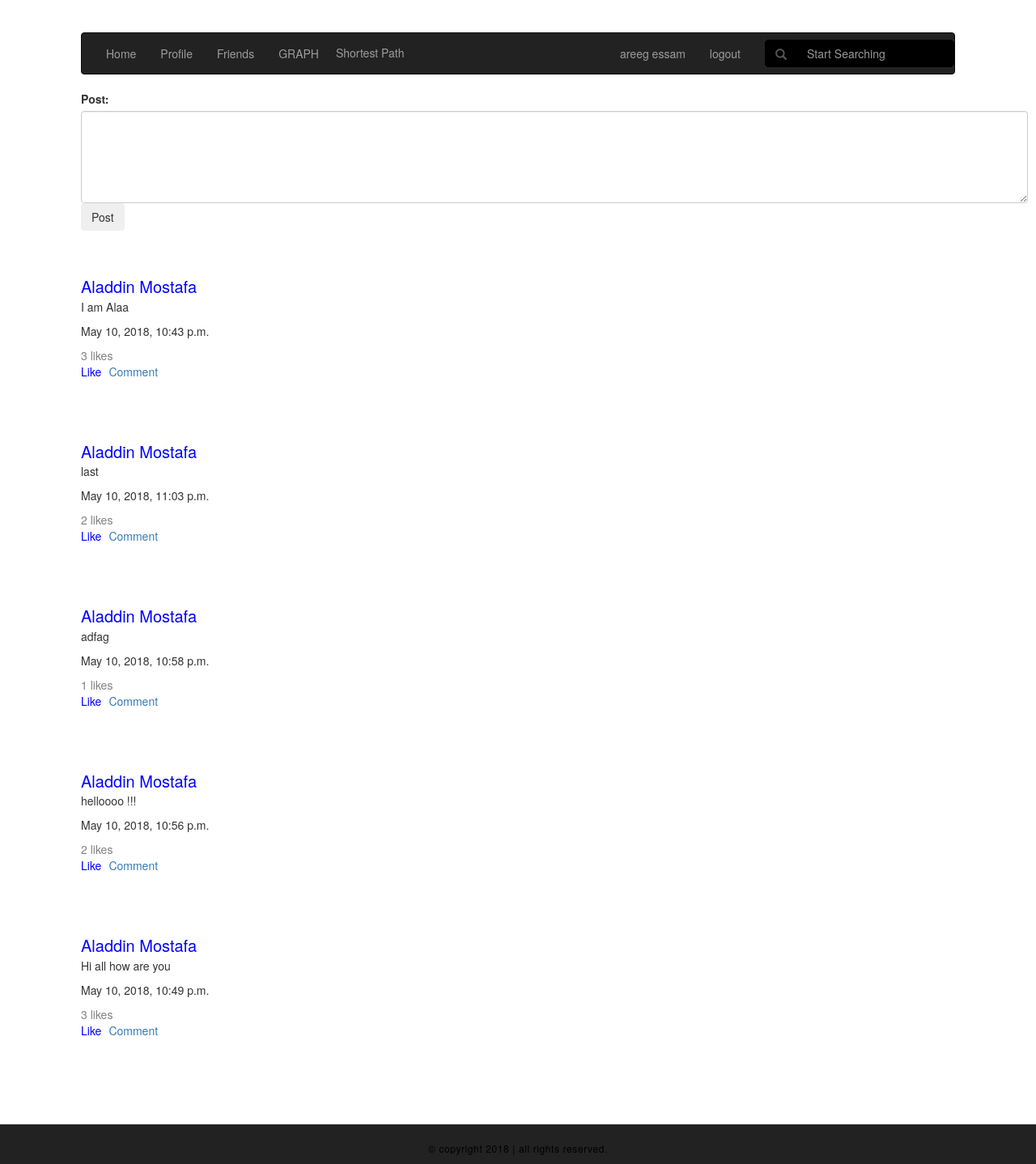
The page / (signed in) on the database as committed earlier.
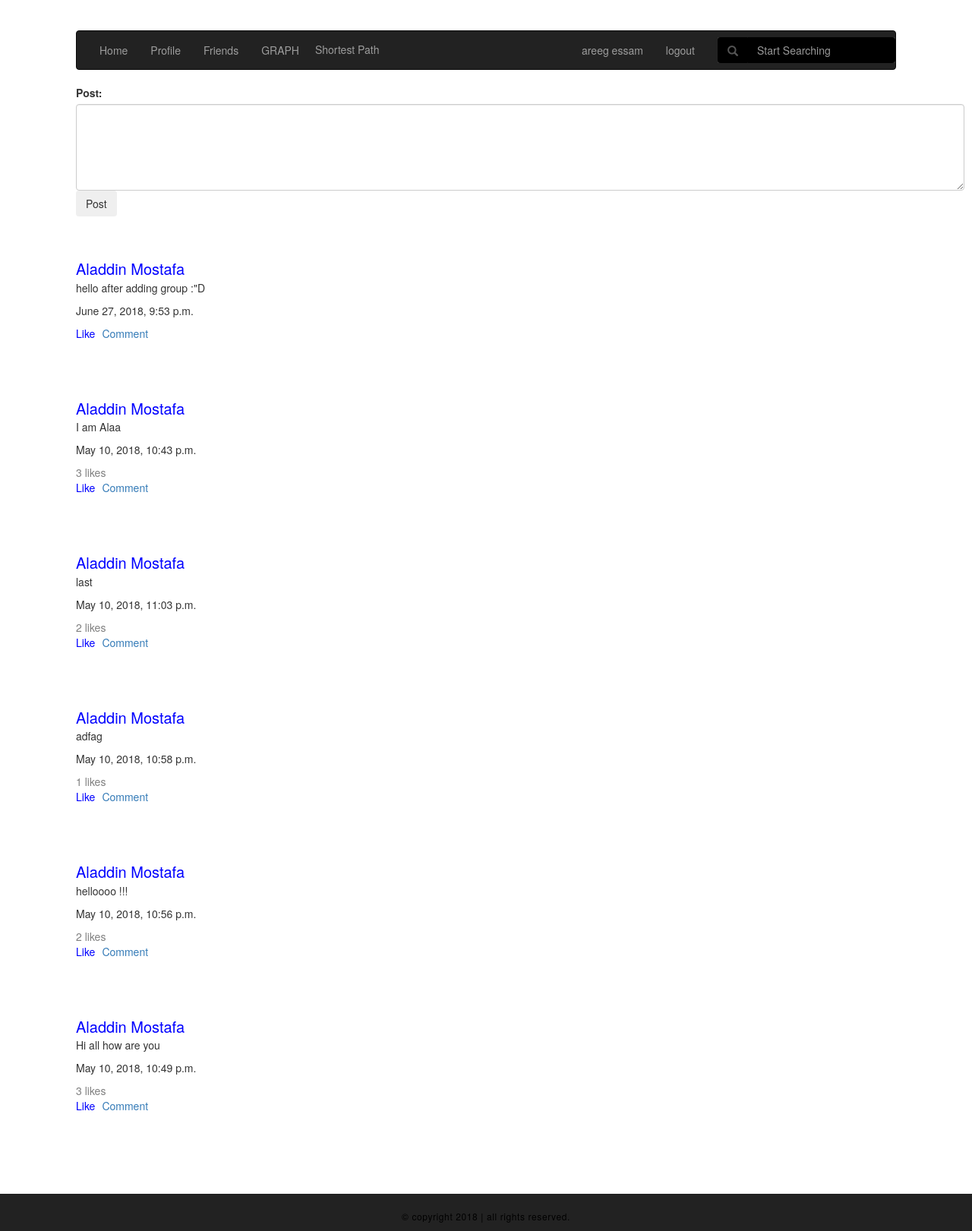
The same page on the database as committed later.
### social_network/models.py (models this page shows)
class CustomUser(AbstractUser):
    friends = models.ManyToManyField('self')
    username = models.CharField(max_length=100, unique=True)
    password = models.CharField(max_length=100)
    email = models.CharField(max_length=100, unique=True)
    first_name = models.CharField(max_length=100)
    last_name = models.CharField(max_length=100)
    birth_date = models.CharField(max_length=10)
    gender = models.CharField(max_length=8)
    mobile_number = models.CharField(max_length=15)
    def __str__(self):
        return self.first_name + " " + self.last_name

class Mypost(models.Model):
    postbody = models.CharField(max_length=1000)
    user = models.ForeignKey(CustomUser, on_delete=models.CASCADE)
    created = models.DateTimeField(auto_now_add=True)
    updated = models.DateTimeField(auto_now=True)
    likes = models.ManyToManyField(CustomUser, related_name="my_likes")
    group = models.ForeignKey(Group, on_delete=models.CASCADE, default=None, blank=True, null=True)

### social_network/views.py (the view, shortened to what this page needs)
# urls.py: url(r'^$', views.Home.as_view(), name='home'),
class Home(View):
    template = 'social_network/myhome.html'
    signin_template='social_network/Registration.html'
    search_template = 'social_network/test.html'
    def get(self, request):
        search = request.GET.get('search')
        if request.user.is_authenticated:
            posts = request.user.mypost_set.all()
            for user in request.user.friends.all():
                posts |= user.mypost_set.all()
            posts = sorted(posts, key=lambda instance: instance.created, reverse=True)
            return render(request, self.template, {'posts': posts})
        return render(request, self.template, {})

### social_network/templates/social_network/myhome.html (shortened to what this page needs)
<!DOCTYPE html>
<html lang="en">
<head>
<link rel="stylesheet" href="https://cdnjs.cloudflare.com/ajax/libs/font-awesome/4.7.0/css/font-awesome.min.css">
<link rel="stylesheet" href="https://maxcdn.bootstrapcdn.com/bootstrap/3.3.7/css/bootstrap.min.css">
<link rel="stylesheet" href="https://maxcdn.bootstrapcdn.com/bootstrap/3.3.7/css/bootstrap.min.css">
</head>
<body>
<nav class="navbar navbar-inverse">
  <div class="container-fluid">
    <ul class="nav navbar-nav">
      <li ><a href="/">Home</a></li>
      <li><a href="/{{user.username}}/">Profile</a></li>
      <li><a href="/{{user.username}}/friends/">Friends</a></li>
        <li><a href="{%url 'graph'%}">GRAPH</a></li>
        <li><button  id="from_to">Shortest Path</button></li>
    </ul>
      <ul class="nav navbar-nav navbar-right">
          {% if user.is_authenticated %}
          <li><a href="/{{user.username}}/">{{user}}</a></li>
          <li><a href="/logout/"> logout </a></li>
          {% else %}
          <li><a href="/reg/"> Register </a></li>
          <li><a href="/login/"> Login </a></li>
          {% endif %}
      <form class="navbar-form navbar-right" method="get" action="">
        <div class="form-group" style="background-color:#333;">
            <div class="input-group" >
                <div class="input-group-addon" style="background-color:black;border-color:black;">
                    <span class="glyphicon glyphicon-search"></span>
                </div>
                <input type="text" name="search" class="form-control" placeholder="Start Searching" style="background-color:black;border-color:black;">
            </div>
        </div>
      </form>
            </ul>
  </div>
</nav>
<div class="container">
  <div class="row">
    <div class="card">
      <div class="form-group">
    {% if user.is_authenticated %}
<form method="post" action="">
  <label for="comment">Post:</label>
  <textarea class="form-control" rows="5" id="comment" name="postbody"></textarea>
  <button type="submit" class="btn">Post</button>
</form>
</div>
</div>
</div>
<br>
<br>
{%for post in posts%}
    <div class="row">
  <div class="card">
<div class="card-body">
  <a href="{%url 'profile' post.user.username %}" class="author">{{post.user}}</a>
  <p class="card-text">{{post.postbody}}</p>
    <p class="card-text">{{post.updated}}</p>
    <div class="form-group mx-sm-3 mb-2">
    {% if post.likes.count > 0 %}
        <form method="post" action="">
        <button type="submit" class="LikesBtn">{{post.likes.count}} likes</button>
        </form>
    {% endif %}
    {% if request.user in post.likes.all %}
    <form method="post" action="">
        {% csrf_token %}
        <input type="hidden" name="unlike" value="">
        <input type="hidden" name="post_id" value="{{ post.pk }}">
        <button type="submit" class="likebtn">Unlike</button>
    </form>
    {%else%}
    <form method="post" action="">
        <button type="submit" class="likebtn">Like</button>
    </form>
    {%endif%}
  <a href="#" class="card-link">Comment</a>
  </div>
    <br> <br> <br>
</div>
</div>
</div>
    {% endfor %}
    {%endif%}
<br>
<br>
<div class="row">
  <div class="card">
<div class="card-body">
<div class="container-fluid" id="footer">
   <div>
     <p>
       &copy; copyright 2018 | all rights reserved.
     </p>
   </div>
 </div>
</div>
</body>
</html>

### social_network/templates/social_network/myhome.html (style rules this page uses)
.likebtn { float:left; margin-right:9px; background:none!important; color:blue; border:none; padding:0!important; font: inherit; cursor: pointer; }
.LikesBtn { background:none!important; color:grey; border:none; padding:0!important; font: inherit; cursor: pointer; }
.author { background:none!important; color:blue; border:none; padding:0!important; font: inherit; font-size: 20px; cursor: pointer; }
body { margin:40px 100px; }
#footer { background: #222; border-top: 1px solid #222; margin: 0; padding: 0; width: 100%; position: fixed; left: 0; bottom: 0; text-align: center; }
#footer > div { margin: 0 auto; padding: 10px 0 10px; overflow: hidden; text-align: center; width: 100%; }
#footer div p { color: #000; display: inline-block; font-size: 12px; letter-spacing: 0.05em; margin: 0; padding: 10px 0 0; text-align: center; }
#from_to { background:#222; color:#9d9d9d; border-color:#222; border:none; margin-top:13px; }

Rows that differ between the two databases and show on the page:
added Mypost: user "Aladdin Mostafa", postbody "hello after adding group :\"D", updated "June 27, 2018, 9:53 p.m."
